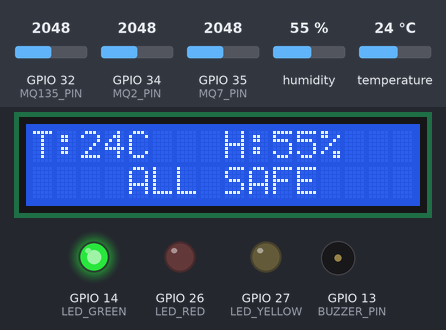
Bench run of a sketch on a simulated ESP32. Shown: 16×2 character LCD, output pins drawn as LEDs (lit = HIGH), buzzer (waves = sounding, pin HIGH). The test bench sets the inputs (shaded band); at power-on: GPIO 32 (MQ135_PIN) = 2048, GPIO 34 (MQ2_PIN) = 2048, humidity 55 %, GPIO 35 (MQ7_PIN) = 2048, temperature 24 °C (analog values on the 0–4095 scale). WiFi joins after 1.5 s; servers stay silent unless stated; no MQTT or app messages arrive unless stated; what the sketch prints to the serial monitor is not drawn.

Above: at 6.7 s.
6.8 s: GPIO 32 (MQ135_PIN) set to 2268
At 12.3 s:
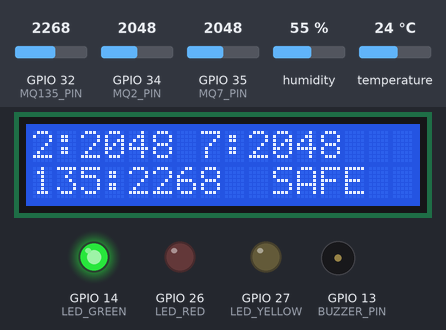
17.0 s: GPIO 32 (MQ135_PIN) set to 2355
At 22.1 s:
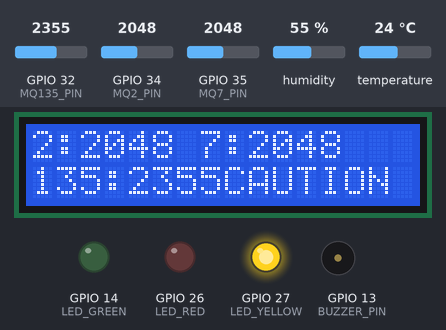
27.2 s: GPIO 34 (MQ2_PIN) set to 2946
At 32.1 s:
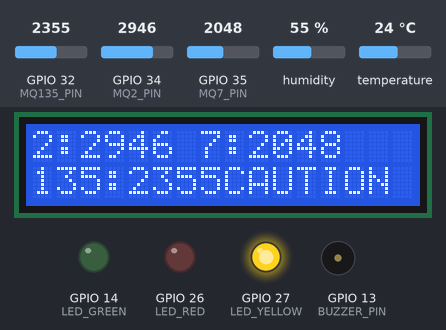
32.5 s: GPIO 34 (MQ2_PIN) set to 3055
At 37.6 s:
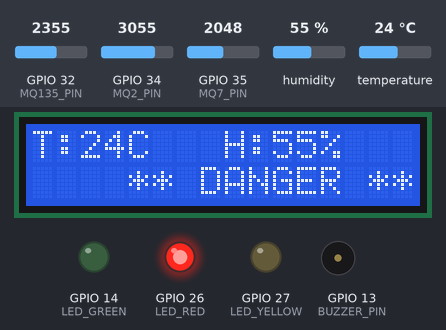
37.9 s: humidity set to 22 %
At 47.1 s:
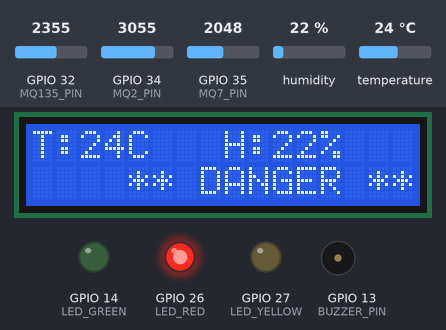
47.3 s: GPIO 35 (MQ7_PIN) set to 2340
At 52.0 s:
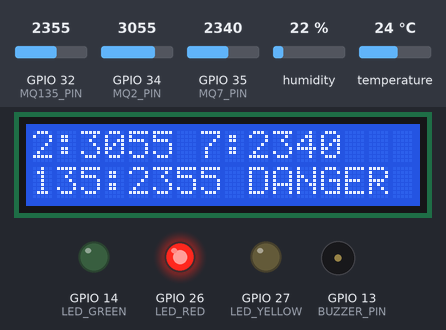
Timing chart, 0 to 53.5 s (numbered marks = the images above; inputs shaded):
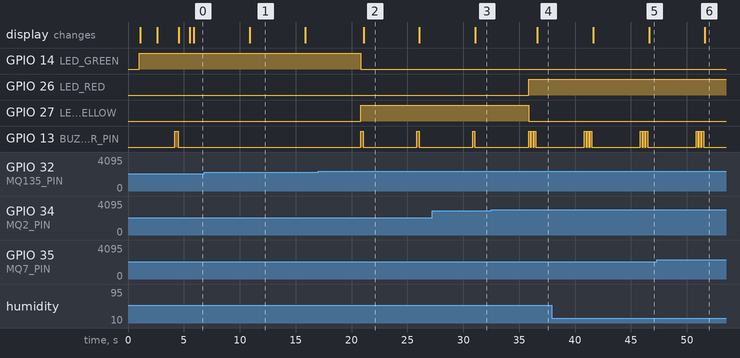

Measured:
- the behaviour switches between 2299 and 2300 on GPIO 32 (MQ135_PIN) (found by bisection; images 1 and 2)
- the behaviour switches between 2999 and 3000 on GPIO 34 (MQ2_PIN) (found by bisection; images 3 and 4)
- after the input at 6.8 s, the display: changes after 4.1 s (image 1)
- after the input at 17.0 s, GPIO 14 (LED_GREEN): HIGH → LOW after 3.8 s; GPIO 27 (LED_YELLOW): LOW → HIGH after 3.8 s; GPIO 13 (BUZZER_PIN): alternates HIGH for 0.20 s and LOW for 4.8 s, starting after 3.8 s; the display: changes after 4.1 s (image 2)
- after the input at 27.2 s, the display: changes after 3.9 s (image 3)
- after the input at 32.5 s, GPIO 26 (LED_RED): LOW → HIGH after 3.3 s; GPIO 27 (LED_YELLOW): HIGH → LOW after 3.3 s; the display: changes after 4.1 s (image 4)
- after the input at 37.9 s, the display: first differs from a run without the input after 8.7 s (image 5)
- after the input at 47.3 s, the display: changes after 4.3 s (image 6)

The sketch:

EWaste_ToxicGas_ESP32.ino
```cpp
#include <Arduino.h>
#include "config.h"
#include "wifi_handler.h"
#include "sensors.h"
#include "mqtt_handler.h"
#include "alert_handler.h"
#include "lcd_handler.h"

unsigned long lastPublish = 0;

void setup() {
    Serial.begin(115200);
    delay(1000);

    Serial.println();
    Serial.println("================================");
    Serial.println("ESP32 E-WASTE GAS MONITOR");
    Serial.println("================================");

    initSensors();    // DHT22 + MQ sensors
    initAlerts();     // LEDs + Buzzer
    initLCD();        // LCD I2C
    connectWiFi();    // WiFi connection
    initMQTT();       // HiveMQ Cloud

    // Startup beep — 1 beep = system ready
    digitalWrite(BUZZER_PIN, HIGH);
    delay(300);
    digitalWrite(BUZZER_PIN, LOW);

    showReadyScreen();

    Serial.println("System ready.");
}

void loop() {
    maintainWiFi();
    maintainMQTT();

    // Run sensor cycle at the configured interval
    if (millis() - lastPublish >= MQTT_PUBLISH_INTERVAL) {
        lastPublish = millis();

        // 1. Read all sensors
        SensorData data = readSensors();

        // 2. Evaluate alert level
        AlertLevel level = evaluateAlert(data);

        // 3. Apply LEDs + Buzzer
        applyAlert(level);

        // 4. Update LCD display
        updateLCD(data, level);

        // 5. Publish to MQTT → Backend → Dashboard
        publishSensorData(data);
    }
}
```

alert_handler.cpp
```cpp
#include <Arduino.h>
#include "config.h"
#include "alert_handler.h"

void initAlerts() {
    pinMode(LED_GREEN,  OUTPUT);
    pinMode(LED_YELLOW, OUTPUT);
    pinMode(LED_RED,    OUTPUT);
    pinMode(BUZZER_PIN, OUTPUT);

    // Boot state — green ON
    digitalWrite(LED_GREEN,  HIGH);
    digitalWrite(LED_YELLOW, LOW);
    digitalWrite(LED_RED,    LOW);
    digitalWrite(BUZZER_PIN, LOW);

    Serial.println("Alert system initialized.");
}

AlertLevel evaluateAlert(const SensorData& data) {
     int maxReading = max({data.mq2_raw, data.mq135_raw, data.mq7_raw});
    if (maxReading >= THRESHOLD_RED)    return ALERT_DANGER;
    if (maxReading >= THRESHOLD_YELLOW) return ALERT_CAUTION;
    return ALERT_NORMAL;
}

void applyAlert(AlertLevel level) {
    digitalWrite(LED_GREEN,  LOW);
    digitalWrite(LED_YELLOW, LOW);
    digitalWrite(LED_RED,    LOW);
    digitalWrite(BUZZER_PIN, LOW);

    if (level == ALERT_NORMAL) {
        digitalWrite(LED_GREEN, HIGH);

    } else if (level == ALERT_CAUTION) {
        digitalWrite(LED_YELLOW, HIGH);
        // 1 short beep
        digitalWrite(BUZZER_PIN, HIGH);
        delay(200);
        digitalWrite(BUZZER_PIN, LOW);

    } else if (level == ALERT_DANGER) {
        digitalWrite(LED_RED, HIGH);
        // 3 fast beeps
        for (int i = 0; i < 3; i++) {
            digitalWrite(BUZZER_PIN, HIGH);
            delay(150);
            digitalWrite(BUZZER_PIN, LOW);
            delay(100);
        }
    }
}
```

alert_handler.h
```cpp
#ifndef ALERT_HANDLER_H
#define ALERT_HANDLER_H

#include "sensors.h"

enum AlertLevel {
    ALERT_NORMAL  = 0,
    ALERT_CAUTION = 1,
    ALERT_DANGER  = 2
};

void       initAlerts();
AlertLevel evaluateAlert(const SensorData& data);
void       applyAlert(AlertLevel level);

#endif
```

mqtt_handler.cpp
```cpp
#include <Arduino.h>
#include <WiFiClientSecure.h>
#include <PubSubClient.h>
#include "config.h"
#include "mqtt_handler.h"

WiFiClientSecure secureClient;
PubSubClient     mqttClient(secureClient);

void connectMQTT() {
    while (!mqttClient.connected()) {
        Serial.println();
        Serial.println("Connecting to HiveMQ Cloud...");

        String clientId = String(MQTT_CLIENT_ID) + "-" +
                          String((uint32_t)ESP.getEfuseMac(), HEX);

        if (mqttClient.connect(clientId.c_str(), MQTT_USER, MQTT_PASSWORD)) {
            Serial.println("MQTT CONNECTED!");
            mqttClient.publish(MQTT_STATUS_TOPIC, "ESP32 ONLINE", true);
        } else {
            Serial.print("MQTT FAILED. State: ");
            Serial.println(mqttClient.state());
            delay(5000);
        }
    }
}

void initMQTT() {
    Serial.println();
    Serial.println("================================");
    Serial.println("MQTT INITIALIZATION");
    Serial.println("================================");

    secureClient.setInsecure();   // temp TLS — OK for prototype
    mqttClient.setServer(MQTT_HOST, MQTT_PORT);

    Serial.print("Broker: "); Serial.println(MQTT_HOST);
    Serial.print("Topic:  "); Serial.println(MQTT_PUB_TOPIC);

    connectMQTT();
}

void maintainMQTT() {
    if (!mqttClient.connected()) connectMQTT();
    mqttClient.loop();
}

void publishSensorData(const SensorData& data) {
    if (!data.dht_valid) {
        Serial.println("Skipping publish — invalid DHT22 data.");
        return;
    }

    char payload[350];
    snprintf(
        payload, sizeof(payload),
        "{"
        "\"device_id\":\"%s\","
        "\"temperature\":%.2f,"
        "\"humidity\":%.2f,"
        "\"mq2_raw\":%d,"
        "\"mq135_raw\":%d,"
        "\"mq7_raw\":%d"
        "}",
        MQTT_CLIENT_ID,
        data.temperature,
        data.humidity,
        data.mq2_raw,
        data.mq135_raw,
        data.mq7_raw
    );

    Serial.println();
    Serial.println("Publishing MQTT data:");
    Serial.println(payload);

    if (mqttClient.publish(MQTT_PUB_TOPIC, payload)) {
        Serial.println("MQTT publish SUCCESS");
    } else {
        Serial.println("MQTT publish FAILED");
    }
}
```

mqtt_handler.h
```cpp
#ifndef MQTT_HANDLER_H
#define MQTT_HANDLER_H

#include "sensors.h"

void initMQTT();
void maintainMQTT();
void publishSensorData(const SensorData& data);

#endif
```

sensors.cpp
```cpp
#include <Arduino.h>
#include <DHT.h>
#include "config.h"
#include "sensors.h"

DHT dht(DHTPIN, DHTTYPE);

int readAverageADC(int pin) {
    long total = 0;
    for (int i = 0; i < SENSOR_SAMPLE_COUNT; i++) {
        total += analogRead(pin);
        delay(SENSOR_SAMPLE_DELAY_MS);
    }
    return total / SENSOR_SAMPLE_COUNT;
}

void initSensors() {
    Serial.println();
    Serial.println("================================");
    Serial.println("SENSOR INITIALIZATION");
    Serial.println("================================");

    analogReadResolution(12);
    pinMode(MQ2_PIN,   INPUT);
    pinMode(MQ135_PIN, INPUT);
    pinMode(MQ7_PIN,   INPUT);

    dht.begin();

    Serial.println("DHT22  initialized.");
    Serial.println("MQ-2   initialized.");
    Serial.println("MQ-135 initialized.");
    Serial.println("MQ-7   initialized (not wired yet).");
}

SensorData readSensors() {
    SensorData data;

    data.temperature = dht.readTemperature();
    data.humidity    = dht.readHumidity();

    if (isnan(data.temperature) || isnan(data.humidity)) {
        data.dht_valid = false;
        Serial.println("WARNING: DHT22 reading failed.");
    } else {
        data.dht_valid = true;
    }

    data.mq2_raw   = readAverageADC(MQ2_PIN);
    data.mq135_raw = readAverageADC(MQ135_PIN);
    data.mq7_raw   = readAverageADC(MQ7_PIN);   // 0 until wired

    return data;
}
```

sensors.h
```cpp
#ifndef SENSORS_H
#define SENSORS_H

struct SensorData {
    float temperature;
    float humidity;
    int   mq2_raw;
    int   mq135_raw;
    int   mq7_raw;
    bool  dht_valid;
};

void       initSensors();
SensorData readSensors();

#endif
```

wifi_handler.cpp
```cpp
#include <Arduino.h>
#include <WiFi.h>
#include "config.h"
#include "wifi_handler.h"

void connectWiFi() {
    Serial.println();
    Serial.println("================================");
    Serial.println("Wi-Fi INITIALIZATION");
    Serial.println("================================");

    WiFi.mode(WIFI_STA);
    WiFi.begin(WIFI_SSID, WIFI_PASSWORD);

    Serial.print("Connecting to Wi-Fi");

    int attempts = 0;
    while (WiFi.status() != WL_CONNECTED && attempts < 30) {
        delay(500);
        Serial.print(".");
        attempts++;
    }

    Serial.println();
    if (WiFi.status() == WL_CONNECTED) {
        Serial.println("Wi-Fi CONNECTED!");
        Serial.print("ESP32 IP: ");
        Serial.println(WiFi.localIP());
    } else {
        Serial.println("Wi-Fi FAILED — will retry in loop.");
    }
}

void maintainWiFi() {
    if (WiFi.status() == WL_CONNECTED) return;
    Serial.println("Wi-Fi lost — reconnecting...");
    WiFi.disconnect();
    delay(500);
    connectWiFi();
}
```

wifi_handler.h
```cpp
#ifndef WIFI_HANDLER_H
#define WIFI_HANDLER_H

void connectWiFi();
void maintainWiFi();

#endif
```

config.h
```cpp
#ifndef CONFIG_H
#define CONFIG_H

// ======================================================
// Wi-Fi
// ======================================================
#define WIFI_SSID     "V I R U S"
#define WIFI_PASSWORD "Sanjula1"

// ======================================================
// HiveMQ Cloud
// ======================================================
#define MQTT_HOST      "8c22931e95374473bea07f2ce5b65093.s1.eu.hivemq.cloud"
#define MQTT_PORT      8883
#define MQTT_USER      "hivemq.webclient.1786954284059"
#define MQTT_PASSWORD  "3yFM1cjfifMAV4UzzbReWpykGepk9cCO"
#define MQTT_CLIENT_ID "ESP32_EWASTE_01"
#define MQTT_PUB_TOPIC    "ewaste/esp32/sensors"
#define MQTT_STATUS_TOPIC "ewaste/esp32/status"

// ======================================================
// DHT22
// ======================================================
#define DHTPIN  4
#define DHTTYPE DHT22

// ======================================================
// MQ Sensors
// ======================================================
#define MQ2_PIN   34
#define MQ135_PIN 32
#define MQ7_PIN   35   // add tomorrow — reads 0 until wired

// ======================================================
// LEDs
// ======================================================
#define LED_GREEN  14
#define LED_YELLOW 27
#define LED_RED    26


// ======================================================
// Buzzer
// ======================================================
#define BUZZER_PIN 13

// ======================================================
// LCD I2C
// ======================================================
#define LCD_SDA      21
#define LCD_SCL      22
#define LCD_I2C_ADDR 0x27   // if blank try 0x3F
#define LCD_COLS     16
#define LCD_ROWS     2

// ======================================================
// Alert thresholds — raw ADC (0-4095)
// NOT WHO limits — prototype thresholds only
// ======================================================
#define THRESHOLD_YELLOW 2300
#define THRESHOLD_RED    3000   // high sensor response

// ======================================================
// Timing
// ======================================================
#define SENSOR_SAMPLE_COUNT    10
#define SENSOR_SAMPLE_DELAY_MS 10
#define MQTT_PUBLISH_INTERVAL  5000

#endif
```

lcd_handler.cpp
```cpp
#include <Arduino.h>
#include <Wire.h>
#include <LiquidCrystal_I2C.h>
#include "config.h"
#include "lcd_handler.h"

LiquidCrystal_I2C lcd(LCD_I2C_ADDR, LCD_COLS, LCD_ROWS);

// ── Helper: right-aligned number in fixed width ──────────────
void printPadded(int value, int width) {
    String s = String(value);
    while (s.length() < (unsigned)width) s = " " + s;
    lcd.print(s);
}

void initLCD() {
    Wire.begin(LCD_SDA, LCD_SCL);
    lcd.init();
    lcd.backlight();
    lcd.setCursor(0, 0);
    lcd.print("E-Waste Monitor ");
    lcd.setCursor(0, 1);
    lcd.print("  Initializing..");
    delay(1500);
    lcd.clear();
    Serial.println("LCD initialized.");
}

void showReadyScreen() {
    lcd.clear();
    lcd.setCursor(0, 0);
    lcd.print("System  Ready!  ");
    lcd.setCursor(0, 1);
    lcd.print("  Monitoring... ");
    delay(1000);
    lcd.clear();
}

void updateLCD(const SensorData& data, AlertLevel level) {

    static bool          screenA    = true;
    static unsigned long lastSwitch = 0;
    const  unsigned long SWITCH_MS  = 3000;   // swap every 3 seconds

    // ── Switch screen every 3 seconds ──
    unsigned long now = millis();
    if (now - lastSwitch >= SWITCH_MS) {
        lastSwitch = now;
        screenA    = !screenA;
        lcd.clear();   // clear ONCE on switch — no constant flicker
    }

    // ── Status text (exactly 8 chars) ──
    const char* status;
    if      (level == ALERT_DANGER)  status = " DANGER ";
    else if (level == ALERT_CAUTION) status = "CAUTION ";
    else                             status = "  SAFE  ";

    if (screenA) {
        // ════════════════════
        //  SCREEN A: Gas Sensors
        // ════════════════════
        //
        //  Row 0: "2:XXXX 7:XXXX   "   (MQ-2 and MQ-7)
        //  Row 1: "135:XXXX DANGER "   (MQ-135 and status)

        lcd.setCursor(0, 0);
        lcd.print("2:");
        printPadded(data.mq2_raw, 4);
        lcd.print(" 7:");
        printPadded(data.mq7_raw, 4);
        lcd.print("   ");            // 3 spaces → fills to 16 chars

        lcd.setCursor(0, 1);
        lcd.print("135:");
        printPadded(data.mq135_raw, 4);
        lcd.print(status);           // 8 chars → fills to 16 chars

    } else {
        // ════════════════════
        //  SCREEN B: Temperature & Humidity
        // ════════════════════
        //
        //  Row 0: "T:32C   H:81%   "   (left half temp, right half humidity)
        //  Row 1: "    ALL SAFE    "   (status centered)

        // Left half of row 0 (columns 0–7): temperature
        lcd.setCursor(0, 0);
        lcd.print("T:");
        lcd.print((int)data.temperature);
        lcd.print("C");

        // Right half of row 0 (columns 8–15): humidity
        lcd.setCursor(8, 0);
        lcd.print("H:");
        lcd.print((int)data.humidity);
        lcd.print("%");

        // Row 1: status centered (all exactly 16 chars)
        lcd.setCursor(0, 1);
        if      (level == ALERT_DANGER)  lcd.print("    ** DANGER **");
        else if (level == ALERT_CAUTION) lcd.print("   * CAUTION *  ");
        else                             lcd.print("    ALL SAFE    ");
    }
}
```

lcd_handler.h
```cpp
#ifndef LCD_HANDLER_H
#define LCD_HANDLER_H

#include "sensors.h"
#include "alert_handler.h"

void initLCD();
void updateLCD(const SensorData& data, AlertLevel level);
void showReadyScreen();

#endif
```
